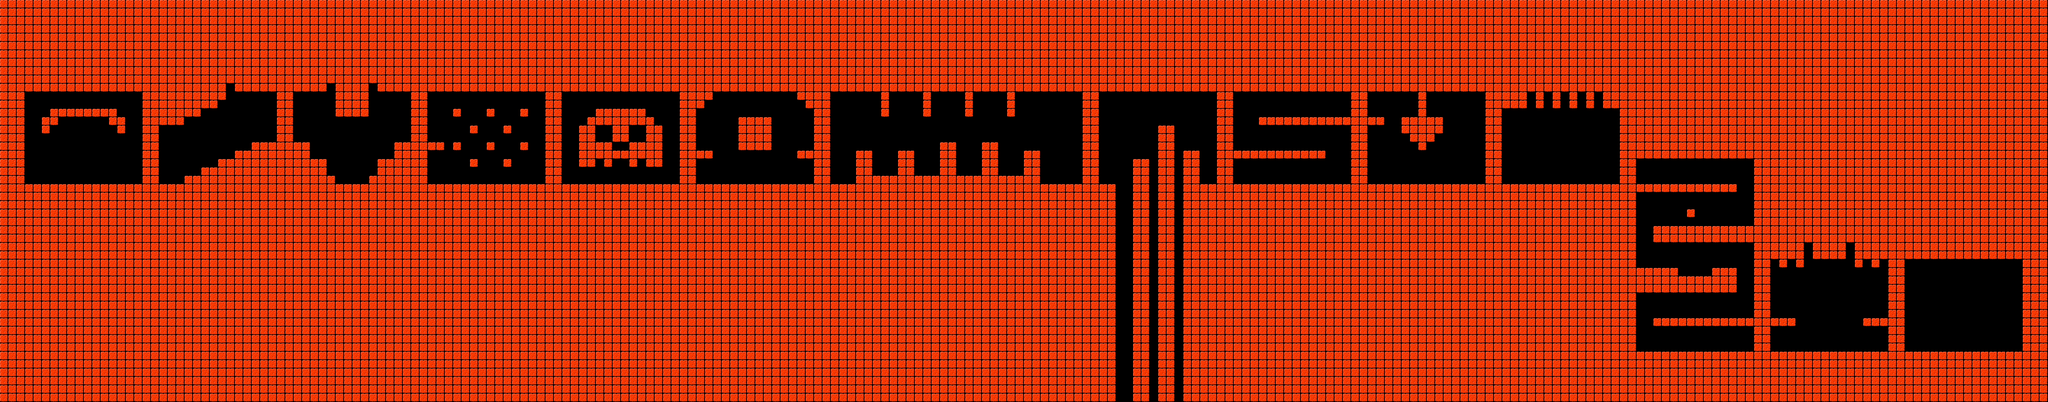

A level layout from a 2D game, rendered from its tile map. Below: a short description, then the map file with tile-grid data replaced by summaries:
An orthogonal 244x48 tile map with 32x32 px tiles, 1 tile layer (collision_tiles) and 426 objects (32x Target, 25x Bat, 19x JetMet, 18x BunbyTank, 16x Spike, ...).

<map version="1.10" tiledversion="1.12.2" orientation="orthogonal" renderorder="right-down" width="244" height="48" tilewidth="32" tileheight="32" infinite="0" nextlayerid="12" nextobjectid="436">
 <tileset firstgid="1" source="../tsx/Tileset1.tsx" />
 <layer id="1" name="collision_tiles" width="244" height="48">
  <data>[11712 cells, 9553 non-empty, 1 distinct tile ids]</data>
 </layer>
 <objectgroup id="2" name="game_rooms">
  <object id="1" name="room1" x="64" y="320" width="512" height="448" />
  <object id="2" name="room2" x="576" y="320" width="512" height="448" />
  <object id="3" name="room3" x="1088" y="320" width="512" height="448" />
  <object id="4" name="room4" x="1600" y="320" width="512" height="448" />
  <object id="5" name="room5" x="2112" y="320" width="512" height="448" />
  <object id="6" name="room6" x="2624" y="320" width="512" height="448" />
  <object id="7" name="room7" x="3136" y="320" width="1024" height="448" />
  <object id="8" name="room8" x="4160" y="320" width="512" height="448" />
  <object id="9" name="room9" x="4672" y="320" width="512" height="448" />
  <object id="10" name="room10" x="5184" y="320" width="512" height="448" />
  <object id="11" name="room11" x="5696" y="320" width="512" height="448" />
  <object id="12" name="room12" x="6208" y="576" width="512" height="896" />
  <object id="13" name="room13" x="6720" y="960" width="512" height="448" />
  <object id="14" name="room14" x="7232" y="960" width="512" height="448">
   <properties>
    <property name="event" value="success" />
    <property name="fade_out_music" type="bool" value="true" />
   </properties>
  </object>
 </objectgroup>
 <objectgroup id="3" name="blocks_20261018_015511_collision_tiles">
  <properties>
   <property name="generated_at" value="20261018_015511" />
   <property name="source_layer" value="collision_tiles" />
  </properties>
  <object id="302" x="0" y="0" width="7808" height="320" />
  <object id="303" x="0" y="320" width="864" height="32" />
  <object id="304" x="896" y="320" width="352" height="32" />
  <object id="305" x="1280" y="320" width="128" height="128" />
  <object id="306" x="1440" y="320" width="6368" height="32" />
  <object id="307" x="0" y="352" width="96" height="1184" />
  <object id="308" x="544" y="352" width="320" height="32" />
  <object id="309" x="1056" y="352" width="64" height="1184" />
  <object id="310" x="1568" y="352" width="64" height="1184" />
  <object id="311" x="2080" y="352" width="64" height="1184" />
  <object id="312" x="2592" y="352" width="128" height="32" />
  <object id="313" x="3040" y="352" width="128" height="32" />
  <object id="314" x="3360" y="352" width="32" height="96" />
  <object id="315" x="3520" y="352" width="32" height="96" />
  <object id="316" x="3680" y="352" width="32" height="96" />
  <object id="317" x="3840" y="352" width="32" height="96" />
  <object id="318" x="4128" y="352" width="64" height="1184" />
  <object id="319" x="4640" y="352" width="64" height="1184" />
  <object id="320" x="5152" y="352" width="64" height="1184" />
  <object id="321" x="5408" y="352" width="32" height="224" />
  <object id="322" x="5664" y="352" width="160" height="64" />
  <object id="323" x="5856" y="352" width="32" height="64" />
  <object id="324" x="5920" y="352" width="32" height="64" />
  <object id="325" x="5984" y="352" width="32" height="64" />
  <object id="326" x="6048" y="352" width="32" height="64" />
  <object id="327" x="6112" y="352" width="1696" height="64" />
  <object id="328" x="544" y="384" width="288" height="32" />
  <object id="329" x="2592" y="384" width="96" height="32" />
  <object id="330" x="3072" y="384" width="96" height="32" />
  <object id="331" x="192" y="416" width="256" height="32" />
  <object id="332" x="544" y="416" width="224" height="32" />
  <object id="333" x="1728" y="416" width="32" height="32" />
  <object id="334" x="1856" y="416" width="32" height="32" />
  <object id="335" x="1984" y="416" width="32" height="32" />
  <object id="336" x="2272" y="416" width="192" height="64" />
  <object id="337" x="2592" y="416" width="64" height="1120" />
  <object id="338" x="3104" y="416" width="64" height="1120" />
  <object id="339" x="5664" y="416" width="64" height="1120" />
  <object id="340" x="6176" y="416" width="1632" height="192" />
  <object id="341" x="160" y="448" width="64" height="32" />
  <object id="342" x="416" y="448" width="64" height="32" />
  <object id="343" x="544" y="448" width="160" height="32" />
  <object id="344" x="2240" y="448" width="32" height="192" />
  <object id="345" x="2464" y="448" width="32" height="192" />
  <object id="346" x="2816" y="448" width="128" height="128" />
  <object id="347" x="4800" y="448" width="352" height="32" />
  <object id="348" x="5216" y="448" width="64" height="32" />
  <object id="349" x="5344" y="448" width="64" height="64" />
  <object id="350" x="5440" y="448" width="64" height="64" />
  <object id="351" x="160" y="480" width="32" height="32" />
  <object id="352" x="448" y="480" width="32" height="32" />
  <object id="353" x="544" y="480" width="64" height="1056" />
  <object id="354" x="1792" y="480" width="32" height="32" />
  <object id="355" x="1920" y="480" width="32" height="32" />
  <object id="356" x="2208" y="480" width="32" height="160" />
  <object id="357" x="2336" y="480" width="64" height="64" />
  <object id="358" x="2496" y="480" width="32" height="160" />
  <object id="359" x="4416" y="480" width="64" height="1056" />
  <object id="360" x="5376" y="512" width="32" height="32" />
  <object id="361" x="5440" y="512" width="32" height="32" />
  <object id="362" x="960" y="544" width="96" height="992" />
  <object id="363" x="1120" y="544" width="64" height="992" />
  <object id="364" x="1504" y="544" width="64" height="992" />
  <object id="365" x="1632" y="544" width="64" height="32" />
  <object id="366" x="1728" y="544" width="32" height="32" />
  <object id="367" x="1856" y="544" width="32" height="32" />
  <object id="368" x="1984" y="544" width="32" height="32" />
  <object id="369" x="2272" y="544" width="64" height="64" />
  <object id="370" x="2400" y="544" width="64" height="64" />
  <object id="371" x="3584" y="544" width="64" height="992" />
  <object id="372" x="3744" y="544" width="64" height="992" />
  <object id="373" x="896" y="576" width="64" height="960" />
  <object id="374" x="2336" y="576" width="64" height="32" />
  <object id="375" x="2656" y="576" width="64" height="32" />
  <object id="376" x="3040" y="576" width="64" height="32" />
  <object id="377" x="3264" y="576" width="64" height="960" />
  <object id="378" x="3424" y="576" width="64" height="960" />
  <object id="379" x="3904" y="576" width="64" height="960" />
  <object id="380" x="4512" y="576" width="64" height="960" />
  <object id="381" x="4704" y="576" width="352" height="32" />
  <object id="382" x="832" y="608" width="64" height="928" />
  <object id="383" x="1184" y="608" width="64" height="928" />
  <object id="384" x="1440" y="608" width="64" height="928" />
  <object id="385" x="1792" y="608" width="32" height="32" />
  <object id="386" x="1920" y="608" width="32" height="32" />
  </objectgroup>
 <objectgroup id="4" name="blocks">
  <!-- 10 objects omitted --></objectgroup>
 <objectgroup id="5" name="hazards">
  <!-- 21 objects omitted --></objectgroup>
 <objectgroup id="6" name="sensors">
  <!-- 16 objects omitted --></objectgroup>
 <objectgroup id="7" name="specials">
  <!-- 8 objects omitted --></objectgroup>
 <objectgroup id="8" name="children">
  <!-- 215 objects omitted --></objectgroup>
 <objectgroup id="9" name="items">
  <!-- 7 objects omitted --></objectgroup>
 <objectgroup id="10" name="enemies">
  <!-- 1 objects omitted --></objectgroup>
 <objectgroup id="11" name="player">
  <!-- 1 objects omitted --></objectgroup>
</map>
<!-- 327 of 426 objects omitted -->
